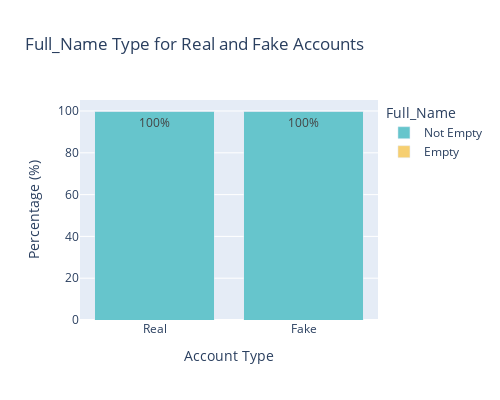

The notebook cell this image was saved under:
### Code cell
real_accounts = dataframe[dataframe['is_fake'] == 'real']
length_real = len(real_accounts)
fake_accounts = dataframe[dataframe['is_fake'] == 'fake']
length_fake = len(fake_accounts)

real_accounts_with_null_full_name = real_accounts[real_accounts['full_name'] == 'null']
length_real_with_null_full_name = len(real_accounts_with_null_full_name)
real_accounts_with_not_null_full_name = real_accounts[real_accounts['full_name'] != 'null']
length_real_without_null_full_name = len(real_accounts_with_not_null_full_name)
fake_accounts_with_null_full_name = fake_accounts[fake_accounts['full_name'] == 'null']
length_fake_with_null_full_name = len(fake_accounts_with_null_full_name)
fake_accounts_with_not_null_full_name = fake_accounts[fake_accounts['full_name'] != 'null']
length_fake_without_null_full_name = len(fake_accounts_with_not_null_full_name)

percentage_real = length_real/len(dataframe)
percentage_real_with_null_full_name = length_real_with_null_full_name/length_real
percentage_real_without_null_full_name = length_real_without_null_full_name/length_real
percentage_fake = length_fake/len(dataframe)
percentage_fake_with_null_full_name = length_fake_with_null_full_name/length_fake
percentage_fake_without_null_full_name = length_fake_without_null_full_name/length_fake

# Create a DataFrame for plotting
data = {
    'Account Type': ['Real', 'Real', 'Fake', 'Fake'],
    'Full_Name': ['Not Empty', 'Empty', 'Not Empty', 'Empty'],
    'Percentage': [
        percentage_real_without_null_full_name * 100,
        percentage_real_with_null_full_name * 100,
        percentage_fake_without_null_full_name * 100,
        percentage_fake_with_null_full_name * 100
    ]
}
plot_data = pd.DataFrame(data)

# Create a stacked bar chart using Plotly Express
fig = px.bar(plot_data, x='Account Type', y='Percentage', color='Full_Name',
             barmode='stack', labels={'Percentage': 'Percentage (%)'},color_discrete_sequence=px.colors.qualitative.Pastel,text='Percentage',
             title='Full_Name Type for Real and Fake Accounts')
fig.update_traces(texttemplate='%{text:.0f}%', textposition='inside')
fig.update_layout(width=500, height=400)
fig.show()

### Figure 1 — Plotly figure (JSON) as saved in the notebook; plotly's stock layout.template omitted (floating-point values rounded to 4 significant figures)
{"data": [{"alignmentgroup": "True", "hovertemplate": "Full_Name=Not Empty<br>Account Type=%{x}<br>Percentage (%)=%{text}<extra></extra>", "legendgroup": "Not Empty", "marker": {"color": "rgb(102, 197, 204)", "pattern": {"shape": ""}}, "name": "Not Empty", "offsetgroup": "Not Empty", "orientation": "v", "showlegend": true, "text": [100, 100], "textposition": "inside", "texttemplate": "%{text:.0f}%", "type": "bar", "x": ["Real", "Fake"], "xaxis": "x", "y": [100, 100], "yaxis": "y"}, {"alignmentgroup": "True", "hovertemplate": "Full_Name=Empty<br>Account Type=%{x}<br>Percentage (%)=%{text}<extra></extra>", "legendgroup": "Empty", "marker": {"color": "rgb(246, 207, 113)", "pattern": {"shape": ""}}, "name": "Empty", "offsetgroup": "Empty", "orientation": "v", "showlegend": true, "text": [0, 0], "textposition": "inside", "texttemplate": "%{text:.0f}%", "type": "bar", "x": ["Real", "Fake"], "xaxis": "x", "y": [0, 0], "yaxis": "y"}], "layout": {"barmode": "stack", "height": 400, "legend": {"title": {"text": "Full_Name"}, "tracegroupgap": 0}, "title": {"text": "Full_Name Type for Real and Fake Accounts"}, "width": 500, "xaxis": {"anchor": "y", "domain": [0, 1], "title": {"text": "Account Type"}}, "yaxis": {"anchor": "x", "domain": [0, 1], "title": {"text": "Percentage (%)"}}}}
